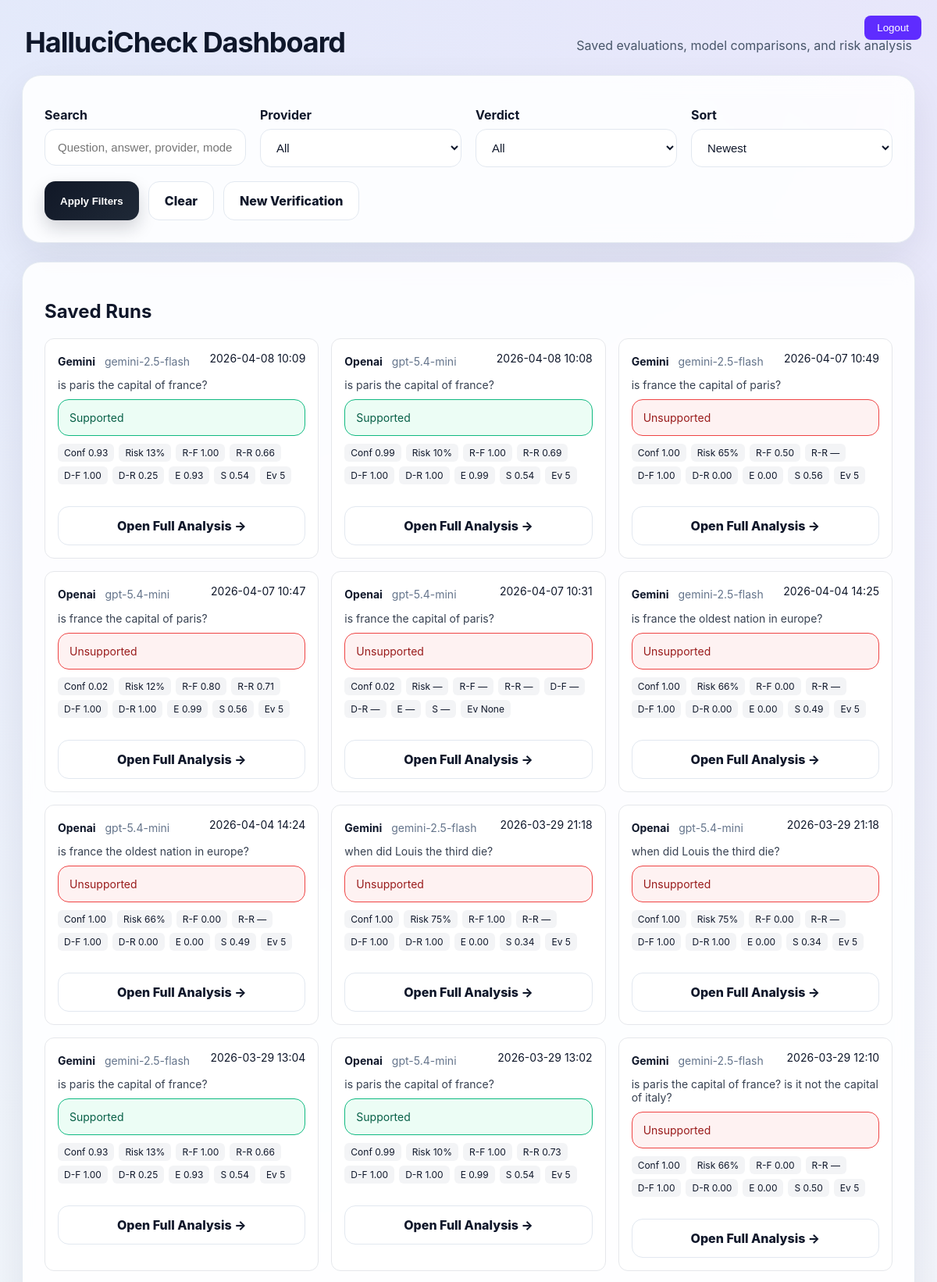
The page /dashboard/ (signed in, upper part) on the database its author committed.
### verifier/models.py (models this page shows, shortened)
class EvaluationRun(models.Model):
    VERDICT_SUPPORTED = "SUPPORTED"
    VERDICT_PARTIAL = "PARTIAL"
    VERDICT_UNSUPPORTED = "UNSUPPORTED"
    VERDICT_CHOICES = [
        (VERDICT_SUPPORTED, "Supported"),
        (VERDICT_PARTIAL, "Partially Supported"),
        (VERDICT_UNSUPPORTED, "Unsupported"),
    ]
    document = models.ForeignKey(Document, on_delete=models.CASCADE, related_name="runs")
    question = models.TextField()
    answer = models.TextField()
    verdict = models.CharField(max_length=20, choices=VERDICT_CHOICES, blank=True)
    confidence = models.FloatField(null=True, blank=True)
    provider = models.CharField(max_length=50, blank=True)
    model_name = models.CharField(max_length=100, blank=True)
    comparison_id = models.UUIDField(default=uuid.uuid4, editable=False, db_index=True)
    created_at = models.DateTimeField(auto_now_add=True)
    runtime_ms = models.IntegerField(null=True, blank=True)

class RunMetric(models.Model):
    run = models.OneToOneField(EvaluationRun, on_delete=models.CASCADE, related_name="metric")
    best_entailment = models.FloatField(default=0.0)
    avg_entailment = models.FloatField(default=0.0)
    avg_contradiction = models.FloatField(default=0.0)
    best_similarity = models.FloatField(default=0.0)
    risk_percentage = models.IntegerField(default=100)
    evidence_count = models.IntegerField(default=0)
    support_count = models.IntegerField(default=0)
    contradiction_count = models.IntegerField(default=0)
    ragas_faithfulness = models.FloatField(null=True, blank=True)
    ragas_answer_relevancy = models.FloatField(null=True, blank=True)
    deepeval_faithfulness = models.FloatField(null=True, blank=True)
    deepeval_answer_relevancy = models.FloatField(null=True, blank=True)
    trust_score = models.IntegerField(null=True, blank=True)
    final_verdict = models.CharField(max_length=20, blank=True)
    explanation = models.TextField(blank=True)
    created_at = models.DateTimeField(auto_now_add=True)

### verifier/views.py (the view, shortened to what this page needs)
# urls.py: path('dashboard/', views.dashboard, name='dashboard'),
@login_required
def dashboard(request):
    query = request.GET.get("q", "").strip()
    provider = request.GET.get("provider", "").strip()
    verdict = request.GET.get("verdict", "").strip()
    sort = request.GET.get("sort", "newest").strip()
    runs = EvaluationRun.objects.select_related("metric", "document").all()
    if provider:
        runs = runs.filter(provider__iexact=provider)
    if verdict:
        runs = runs.filter(verdict__iexact=verdict)
    if sort == "oldest":
        runs = runs.order_by("created_at")
    elif sort == "risk_desc":
        runs = sorted(
            runs,
            key=lambda r: getattr(r.metric, "risk_percentage", -1) if hasattr(r, "metric") else -1,
            reverse=True
        )
    elif sort == "confidence_desc":
        runs = runs.order_by("-confidence", "-created_at")
    else:
        runs = runs.order_by("-created_at")
    dashboard_rows = []
    for run in runs:
        metric = getattr(run, "metric", None)
        dashboard_rows.append({
            "run": run,
            "risk_percentage": metric.risk_percentage if metric else None,
            "ragas_faithfulness": metric.ragas_faithfulness if metric else None,
            "ragas_answer_relevancy": metric.ragas_answer_relevancy if metric else None,
            "deepeval_faithfulness": metric.deepeval_faithfulness if metric else None,
            "deepeval_answer_relevancy": metric.deepeval_answer_relevancy if metric else None,
            "best_entailment": metric.best_entailment if metric else None,
            "best_similarity": metric.best_similarity if metric else None,
            "evidence_count": metric.evidence_count if metric else None,
        })
    context = {
        "dashboard_rows": dashboard_rows,
        "query": query,
        "provider_filter": provider,
        "verdict_filter": verdict,
        "sort_filter": sort,
    }
    return render(request, "verifier/dashboard.html", context)

### verifier/templates/verifier/dashboard.html (shortened to what this page needs)
<!doctype html>
{% load static %}
<html lang="en">
<head>
  <link rel="stylesheet" href="{% static 'verifier/styles.css' %}">
</head>
<body>
<div style="position: absolute; top: 20px; right: 20px;">
  <form method="post" action="{% url 'logout' %}">
    <button style="
      background: #5f2cff;
      color: white;
      border: none;
      padding: 8px 16px;
      border-radius: 8px;
      cursor: pointer;
    ">
      Logout
    </button>
  </form>
</div>
<div class="container">
<header class="header">
  <h1>HalluciCheck Dashboard</h1>
  <p class="subtitle">Saved evaluations, model comparisons, and risk analysis</p>
</header>
<section class="card">
<form method="GET" action="{% url 'verifier:dashboard' %}" class="dashboard-filters">
<div class="filter-row">
<div class="filter-group">
<label class="label">Search</label>
<input class="input" type="text" name="q" value="{{ query }}" placeholder="Question, answer, provider, model...">
</div>
<div class="filter-group">
<label class="label">Provider</label>
<select class="input" name="provider">
<option value="">All</option>
</select>
</div>
<div class="filter-group">
<label class="label">Verdict</label>
<select class="input" name="verdict">
<option value="">All</option>
</select>
</div>
<div class="filter-group">
<label class="label">Sort</label>
<select class="input" name="sort">
<option value="newest" {% if sort_filter == "newest" %}selected{% endif %}>Newest</option>
</select>
</div>
</div>
<div class="filter-actions">
<button class="button">Apply Filters</button>
<a class="button button-secondary" href="{% url 'verifier:dashboard' %}">Clear</a>
<a class="button button-secondary" href="{% url 'verifier:home' %}">New Verification</a>
</div>
</form>
</section>
<section class="card">
<h2>Saved Runs</h2>
<div class="runs-grid">
{% for row in dashboard_rows %}
<div class="run-card">
<div class="run-header">
<div>
<strong>{{ row.run.provider|title }}</strong>
<span class="muted">{{ row.run.model_name }}</span>
</div>
<div class="run-date">
{{ row.run.created_at|date:"Y-m-d H:i" }}
</div>
</div>
<div class="run-question">
{{ row.run.question|truncatechars:120 }}
</div>
<div class="verdict verdict-{{ row.run.verdict|lower }}">
{{ row.run.get_verdict_display }}
</div>
<div class="metric-pills">
<span>Conf {{ row.run.confidence|floatformat:2 }}</span>
<span>
Risk
{% if row.risk_percentage != None %}
{{ row.risk_percentage }}%
{% else %}—{% endif %}
</span>
<span>
R-F
{% if row.ragas_faithfulness != None %}
{{ row.ragas_faithfulness|floatformat:2 }}
{% else %}—{% endif %}
</span>
<span>
R-R
{% if row.ragas_answer_relevancy != None %}
{{ row.ragas_answer_relevancy|floatformat:2 }}
{% else %}—{% endif %}
</span>
<span>
D-F
{% if row.deepeval_faithfulness != None %}
{{ row.deepeval_faithfulness|floatformat:2 }}
{% else %}—{% endif %}
</span>
<span>
D-R
{% if row.deepeval_answer_relevancy != None %}
{{ row.deepeval_answer_relevancy|floatformat:2 }}
{% else %}—{% endif %}
</span>
<span>
E
{% if row.best_entailment != None %}
{{ row.best_entailment|floatformat:2 }}
{% else %}—{% endif %}
</span>
<span>
S
{% if row.best_similarity != None %}
{{ row.best_similarity|floatformat:2 }}
{% else %}—{% endif %}
</span>
<span>
Ev {{ row.evidence_count }}
</span>
</div>
<a class="button button-secondary" href="{% url 'verifier:home' %}?run={{ row.run.id }}">
Open Full Analysis →
</a>
</div>
{% empty %}
<p>No runs found.</p>
{% endfor %}
</div>
</section>
</div>
</body>
</html>

### rows shown on the page
EvaluationRun: run.provider "Gemini", run.model_name "gemini-2.5-flash", run.created_at "2026-04-08 10:09", run.question "is paris the capital of france?", run.verdict "Supported", run.confidence "0.93", risk_percentage "13", ragas_faithfulness "1.00", ragas_answer_relevancy "0.66", deepeval_faithfulness "1.00", deepeval_answer_relevancy "0.25", best_entailment "0.93", best_similarity "0.54", evidence_count "5"
EvaluationRun: run.provider "Openai", run.model_name "gpt-5.4-mini", run.created_at "2026-04-08 10:08", run.question "is paris the capital of france?", run.verdict "Supported", run.confidence "0.99", risk_percentage "10", ragas_faithfulness "1.00", ragas_answer_relevancy "0.69", deepeval_faithfulness "1.00", deepeval_answer_relevancy "1.00", best_entailment "0.99", best_similarity "0.54", evidence_count "5"
EvaluationRun: run.provider "Gemini", run.model_name "gemini-2.5-flash", run.created_at "2026-04-07 10:49", run.question "is france the capital of paris?", run.verdict "Unsupported", run.confidence "1.00", risk_percentage "65", ragas_faithfulness "0.50", deepeval_faithfulness "1.00", deepeval_answer_relevancy "0.00", best_entailment "0.00", best_similarity "0.56", evidence_count "5"
EvaluationRun: run.provider "Openai", run.model_name "gpt-5.4-mini", run.created_at "2026-04-07 10:47", run.question "is france the capital of paris?", run.verdict "Unsupported", run.confidence "0.02", risk_percentage "12", ragas_faithfulness "0.80", ragas_answer_relevancy "0.71", deepeval_faithfulness "1.00", deepeval_answer_relevancy "1.00", best_entailment "0.99", best_similarity "0.56", evidence_count "5"
EvaluationRun: run.provider "Openai", run.model_name "gpt-5.4-mini", run.created_at "2026-04-07 10:31", run.question "is france the capital of paris?", run.verdict "Unsupported", run.confidence "0.02", evidence_count "None"
EvaluationRun: run.provider "Gemini", run.model_name "gemini-2.5-flash", run.created_at "2026-04-04 14:25", run.question "is france the oldest nation in europe?", run.verdict "Unsupported", run.confidence "1.00", risk_percentage "66", ragas_faithfulness "0.00", deepeval_faithfulness "1.00", deepeval_answer_relevancy "0.00", best_entailment "0.00", best_similarity "0.49", evidence_count "5"
EvaluationRun: run.provider "Openai", run.model_name "gpt-5.4-mini", run.created_at "2026-04-04 14:24", run.question "is france the oldest nation in europe?", run.verdict "Unsupported", run.confidence "1.00", risk_percentage "66", ragas_faithfulness "0.00", deepeval_faithfulness "1.00", deepeval_answer_relevancy "0.00", best_entailment "0.00", best_similarity "0.49", evidence_count "5"
EvaluationRun: run.provider "Gemini", run.model_name "gemini-2.5-flash", run.created_at "2026-03-29 21:18", run.question "when did Louis the third die?", run.verdict "Unsupported", run.confidence "1.00", risk_percentage "75", ragas_faithfulness "1.00", deepeval_faithfulness "1.00", deepeval_answer_relevancy "1.00", best_entailment "0.00", best_similarity "0.34", evidence_count "5"
EvaluationRun: run.provider "Openai", run.model_name "gpt-5.4-mini", run.created_at "2026-03-29 21:18", run.question "when did Louis the third die?", run.verdict "Unsupported", run.confidence "1.00", risk_percentage "75", ragas_faithfulness "0.00", deepeval_faithfulness "1.00", deepeval_answer_relevancy "1.00", best_entailment "0.00", best_similarity "0.34", evidence_count "5"
EvaluationRun: run.provider "Gemini", run.model_name "gemini-2.5-flash", run.created_at "2026-03-29 13:04", run.question "is paris the capital of france?", run.verdict "Supported", run.confidence "0.93", risk_percentage "13", ragas_faithfulness "1.00", ragas_answer_relevancy "0.66", deepeval_faithfulness "1.00", deepeval_answer_relevancy "0.25", best_entailment "0.93", best_similarity "0.54", evidence_count "5"
EvaluationRun: run.provider "Openai", run.model_name "gpt-5.4-mini", run.created_at "2026-03-29 13:02", run.question "is paris the capital of france?", run.verdict "Supported", run.confidence "0.99", risk_percentage "10", ragas_faithfulness "1.00", ragas_answer_relevancy "0.73", deepeval_faithfulness "1.00", deepeval_answer_relevancy "1.00", best_entailment "0.99", best_similarity "0.54", evidence_count "5"
EvaluationRun: run.provider "Gemini", run.model_name "gemini-2.5-flash", run.created_at "2026-03-29 12:10", run.question "is paris the capital of france? is it not the capital of italy?", run.verdict "Unsupported", run.confidence "1.00", risk_percentage "66", ragas_faithfulness "0.00", deepeval_faithfulness "1.00", deepeval_answer_relevancy "0.00", best_entailment "0.00", best_similarity "0.50", evidence_count "5"
